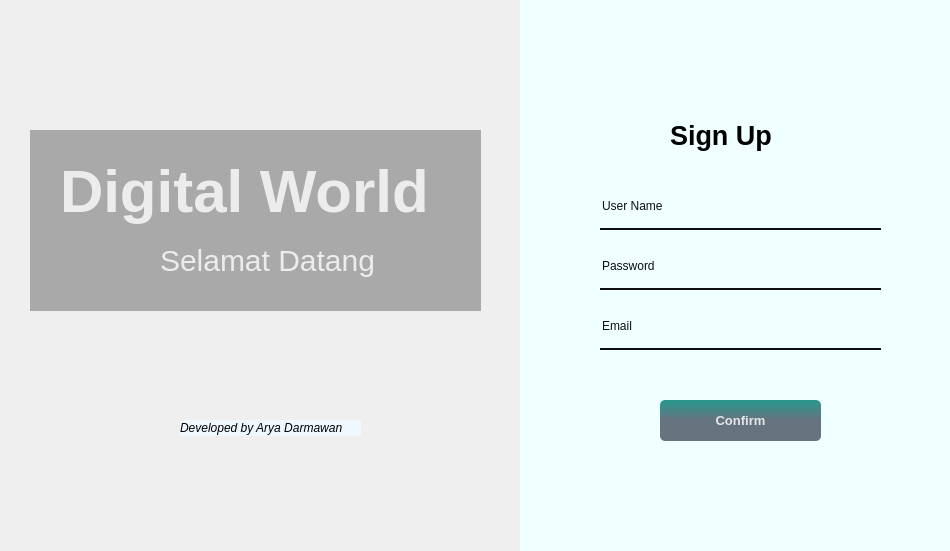
<?xml version="1.0" encoding="UTF-8"?>
<ui version="4.0">
 <class>MainWindow</class>
 <widget class="QMainWindow" name="MainWindow">
  <property name="geometry">
   <rect>
    <x>0</x>
    <y>0</y>
    <width>950</width>
    <height>551</height>
   </rect>
  </property>
  <property name="windowTitle">
   <string>MainWindow</string>
  </property>
  <property name="styleSheet">
   <string notr="true"/>
  </property>
  <widget class="QWidget" name="centralwidget">
   <widget class="QLabel" name="label">
    <property name="geometry">
     <rect>
      <x>160</x>
      <y>230</y>
      <width>231</width>
      <height>61</height>
     </rect>
    </property>
    <property name="styleSheet">
     <string notr="true">color: rgba(255, 255, 255, 200);
font-size: 30px;</string>
    </property>
    <property name="text">
     <string>Selamat Datang</string>
    </property>
    <property name="wordWrap">
     <bool>false</bool>
    </property>
   </widget>
   <widget class="QLabel" name="label_2">
    <property name="geometry">
     <rect>
      <x>60</x>
      <y>150</y>
      <width>401</width>
      <height>81</height>
     </rect>
    </property>
    <property name="styleSheet">
     <string notr="true">color: rgba(255, 255, 255, 200);
font-size: 60px;
font-weight: bold;</string>
    </property>
    <property name="text">
     <string>Digital World</string>
    </property>
   </widget>
   <widget class="QLabel" name="label_3">
    <property name="geometry">
     <rect>
      <x>-20</x>
      <y>-80</y>
      <width>831</width>
      <height>771</height>
     </rect>
    </property>
    <property name="styleSheet">
     <string notr="true">image: url(:/img/6386.jpg_wh860.jpg);</string>
    </property>
    <property name="text">
     <string/>
    </property>
   </widget>
   <widget class="QLabel" name="label_4">
    <property name="geometry">
     <rect>
      <x>520</x>
      <y>0</y>
      <width>431</width>
      <height>551</height>
     </rect>
    </property>
    <property name="styleSheet">
     <string notr="true">background-color: #F0FFFF;</string>
    </property>
    <property name="text">
     <string/>
    </property>
   </widget>
   <widget class="QLabel" name="label_5">
    <property name="geometry">
     <rect>
      <x>180</x>
      <y>420</y>
      <width>181</width>
      <height>16</height>
     </rect>
    </property>
    <property name="styleSheet">
     <string notr="true">background-color: #F0F8FF;
font-style: italic;</string>
    </property>
    <property name="text">
     <string>Developed by Arya Darmawan</string>
    </property>
   </widget>
   <widget class="QLabel" name="label_6">
    <property name="geometry">
     <rect>
      <x>670</x>
      <y>110</y>
      <width>151</width>
      <height>51</height>
     </rect>
    </property>
    <property name="font">
     <font>
      <pointsize>20</pointsize>
      <weight>75</weight>
      <bold>true</bold>
     </font>
    </property>
    <property name="text">
     <string>Sign Up</string>
    </property>
   </widget>
   <widget class="QLineEdit" name="lineEdit">
    <property name="geometry">
     <rect>
      <x>600</x>
      <y>190</y>
      <width>281</width>
      <height>40</height>
     </rect>
    </property>
    <property name="styleSheet">
     <string notr="true">background-color: rgba(0, 0, 0, 0);
border: none;
border-bottom: 2px solid, rgba(46, 82, 101, 200);
color: rgba(0, 0, 0, 240);
padding-bottom: 7px;</string>
    </property>
    <property name="text">
     <string>User Name</string>
    </property>
   </widget>
   <widget class="QLineEdit" name="lineEdit_2">
    <property name="geometry">
     <rect>
      <x>600</x>
      <y>250</y>
      <width>281</width>
      <height>40</height>
     </rect>
    </property>
    <property name="styleSheet">
     <string notr="true">background-color: rgba(0, 0, 0, 0);
border: none;
border-bottom: 2px solid, rgba(46, 82, 101, 200);
color: rgba(0, 0, 0, 240);
padding-bottom: 7px;</string>
    </property>
    <property name="text">
     <string>Password</string>
    </property>
   </widget>
   <widget class="QLineEdit" name="lineEdit_3">
    <property name="geometry">
     <rect>
      <x>600</x>
      <y>310</y>
      <width>281</width>
      <height>40</height>
     </rect>
    </property>
    <property name="styleSheet">
     <string notr="true">background-color: rgba(0, 0, 0, 0);
border: none;
border-bottom: 2px solid, rgba(46, 82, 101, 200);
color: rgba(0, 0, 0, 240);
padding-bottom: 7px;</string>
    </property>
    <property name="text">
     <string>Email</string>
    </property>
   </widget>
   <widget class="QPushButton" name="pushButton">
    <property name="geometry">
     <rect>
      <x>660</x>
      <y>400</y>
      <width>161</width>
      <height>41</height>
     </rect>
    </property>
    <property name="font">
     <font>
      <pointsize>10</pointsize>
      <weight>75</weight>
      <bold>true</bold>
     </font>
    </property>
    <property name="styleSheet">
     <string notr="true">QPushButton#pushButton{
	background-color: qlineargradient(spread:pad, x1:0, y1:0.0505682, x2:0, y2:0.477, stop:0 rgba(11, 131, 120, 219), stop:1 rgba(85, 98, 112, 226));
	color: rgba(255, 255, 255, 210);
	border-radius: 5px;
}

QPushButton#pushButton:hover{
	background-color: qlineargradient(spread:pad, x1:0, y1:0.0505682, x2:0, y2:0.477, stop:0 rgba(11, 131, 120, 219), stop:1 rgba(85, 98, 112, 226));
}

QPushButton#pushButton:pressed{
	padding-left: 5px;
	padding-top: 5px;
	background-color: rgba(150, 123, 111, 255);
}</string>
    </property>
    <property name="text">
     <string>Confirm</string>
    </property>
   </widget>
   <widget class="QLabel" name="label_7">
    <property name="geometry">
     <rect>
      <x>30</x>
      <y>130</y>
      <width>451</width>
      <height>181</height>
     </rect>
    </property>
    <property name="styleSheet">
     <string notr="true">background-color: rgba(0, 0, 0, 75);</string>
    </property>
    <property name="text">
     <string/>
    </property>
   </widget>
   <zorder>label_3</zorder>
   <zorder>label_7</zorder>
   <zorder>label_4</zorder>
   <zorder>label_2</zorder>
   <zorder>label</zorder>
   <zorder>label_5</zorder>
   <zorder>label_6</zorder>
   <zorder>lineEdit</zorder>
   <zorder>lineEdit_2</zorder>
   <zorder>lineEdit_3</zorder>
   <zorder>pushButton</zorder>
  </widget>
 </widget>
 <resources>
  <include location="img.qrc"/>
 </resources>
 <connections/>
</ui>
